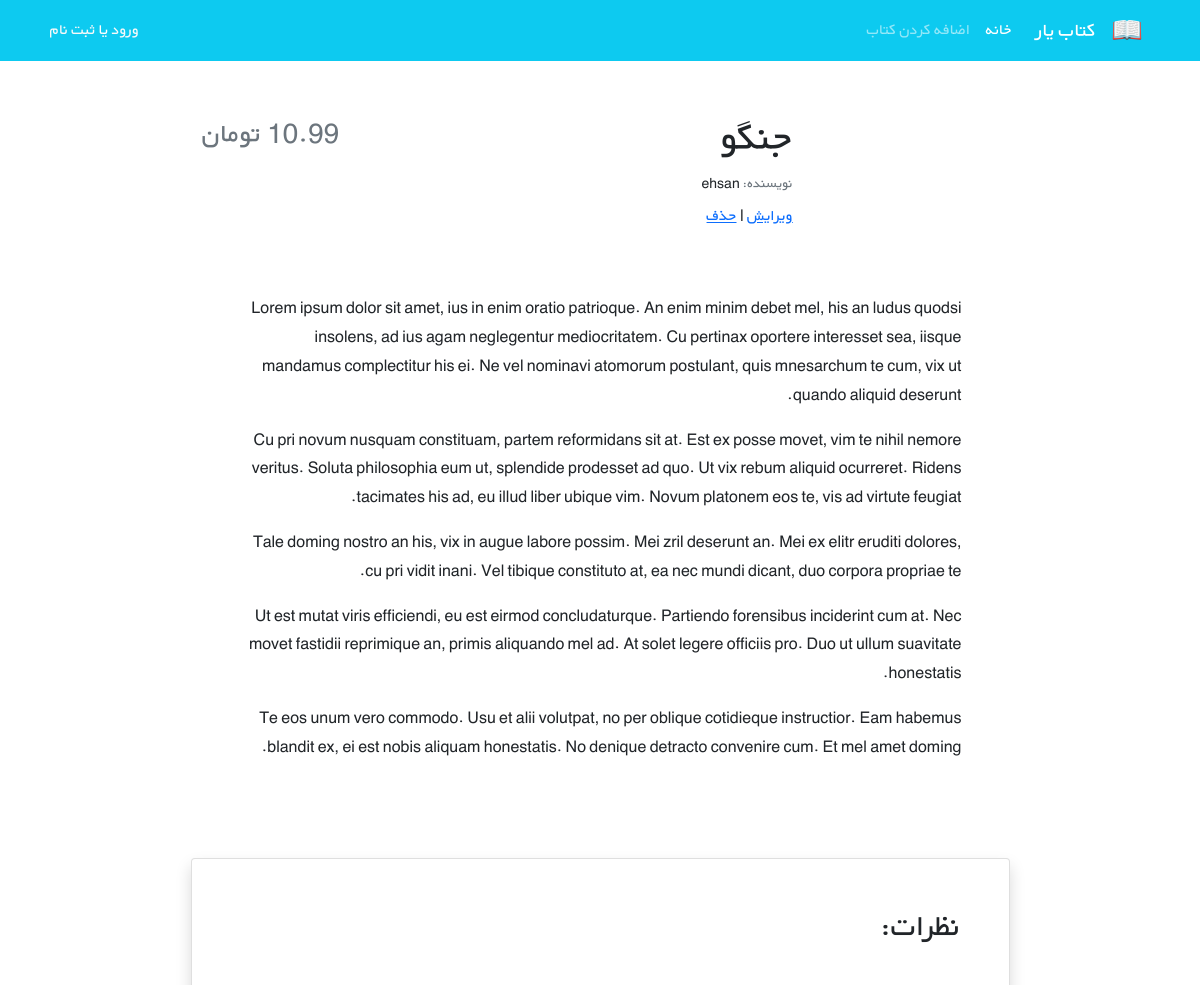
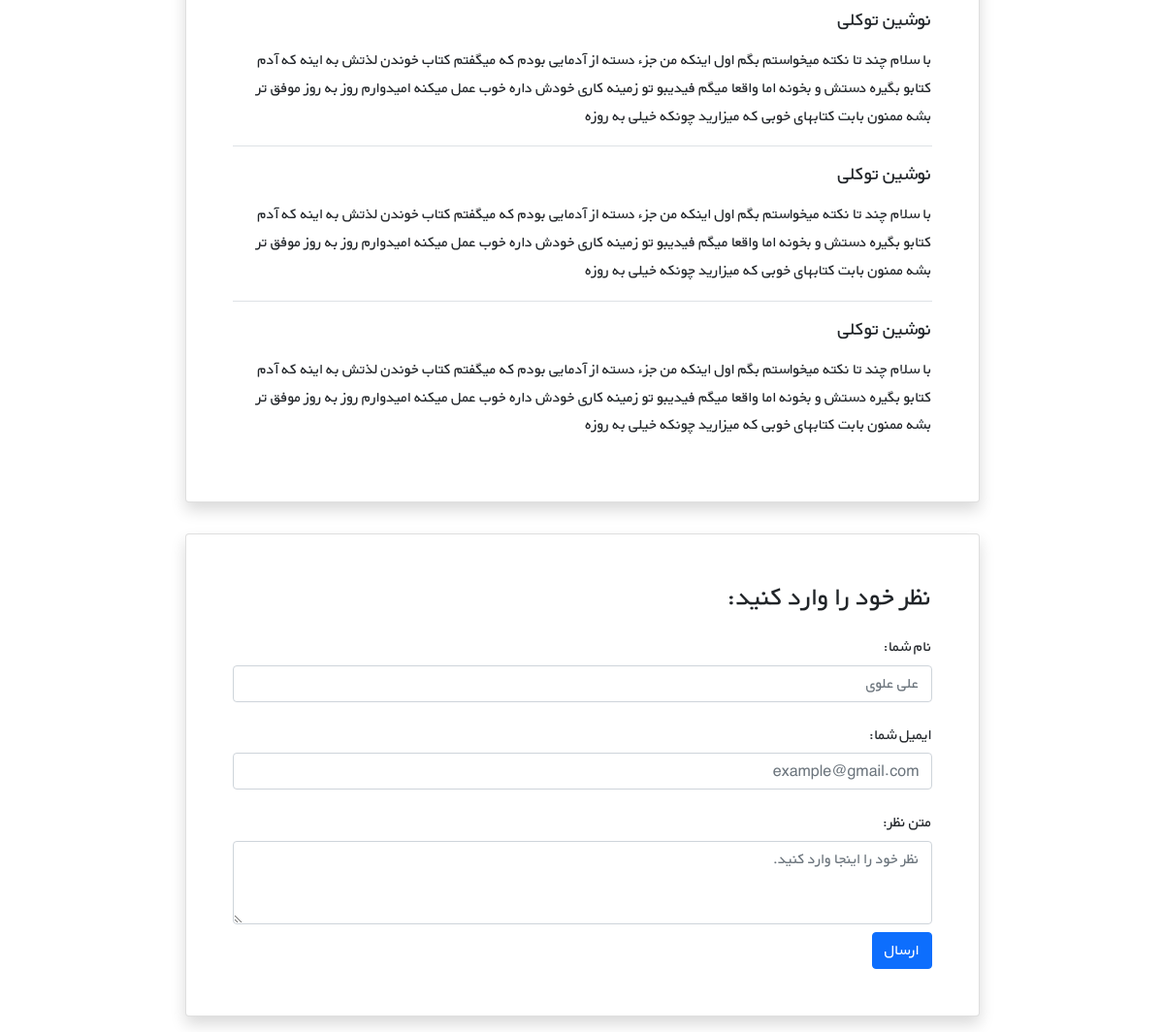
Page /books/1/ on the committed database (2 pictures, top to bottom).
### books/models.py (models this page shows, shortened)
class Book(models.Model):
    title = models.CharField(max_length=200)
    author = models.CharField(max_length=200)
    description = models.TextField()
    price = models.DecimalField(max_digits=5, decimal_places=2)
    cover = models.ImageField(upload_to='covers/', blank=True)

### books/views.py (the view)
# urls.py: path('<int:pk>/', BookDetailView.as_view(), name='BookDetailView'),
class BookDetailView(generic.DetailView):
    model = Book
    template_name = 'books/book_detail.html'

### books/templates/books/book_detail.html (shortened to what this page needs)
{% extends '_base.html' %}
{% block content %}
    <div class="container mt-5" dir="rtl">
        <div class="">
            <div class="">
                <div class="d-flex justify-content-center">
                    <div class="row w-sm-75 w-100">
                        <div class="col-xs-12 col-md-3 d-flex justify-content-center">
                        </div>
                        <div class="col-xs-12 col-md-6 text-center text-md-end mt-md-1 mt-4">
                            <h1>{{ book.title }}</h1>
                            <h5 class="small my-1"><span class="text-muted">نویسنده: </span>{{ book.author }}</h5>
                            <a href="{% url 'BookUpdateView' book.id %}">ویرایش</a>
                            <span> | </span>
                            <a href="{% url 'BookDeleteView' book.id %}">حذف</a>
                        </div>
                        <div class="col-xs-12 col-md-3 d-flex flex-column">
                            <h3 class="align-self-center pt-2 text-muted align-self-md-end">
                                {{ book.price }} تومان
                            </h3>
                        </div>
                    </div>
                </div>
                <div class="d-flex justify-content-center">
                    <div class="my-3 p-5 w-sm-75 w-100">
                        {{ book.description | linebreaks }}
                    </div>
                </div>
                <div class="d-flex justify-content-center">
                    <div class="card shadow my-3 p-5 w-sm-75 w-100">
                        <h2 class="mb-5">نظرات:</h2>
                        <div class="border-bottom mb-3">
                            <h5 class="mb-3">نوشین توکلی</h5>
                            <p>با سلام چند تا نکته میخواستم بگم اول اینکه من جزء دسته از آدمایی بودم که میگفتم کتاب
                                خوندن لذتش
                                به اینه که آدم کتابو بگیره دستش و بخونه اما واقعا میگم فیدیبو تو زمینه کاری خودش داره
                                خوب عمل
                                میکنه امیدوارم روز به روز موفق تر بشه ممنون بابت کتابهای خوبی که میزارید چونکه خیلی به
                                روزه</p>
                        </div>
                        <div class="border-bottom mb-3">
                            <h5 class="mb-3">نوشین توکلی</h5>
                            <p>با سلام چند تا نکته میخواستم بگم اول اینکه من جزء دسته از آدمایی بودم که میگفتم کتاب
                                خوندن لذتش
                                به اینه که آدم کتابو بگیره دستش و بخونه اما واقعا میگم فیدیبو تو زمینه کاری خودش داره
                                خوب عمل
                                میکنه امیدوارم روز به روز موفق تر بشه ممنون بابت کتابهای خوبی که میزارید چونکه خیلی به
                                روزه</p>
                        </div>
                        <div>
                            <h5 class="mb-3">نوشین توکلی</h5>
                            <p>با سلام چند تا نکته میخواستم بگم اول اینکه من جزء دسته از آدمایی بودم که میگفتم کتاب
                                خوندن لذتش
                                به اینه که آدم کتابو بگیره دستش و بخونه اما واقعا میگم فیدیبو تو زمینه کاری خودش داره
                                خوب عمل
                                میکنه امیدوارم روز به روز موفق تر بشه ممنون بابت کتابهای خوبی که میزارید چونکه خیلی به
                                روزه</p>
                        </div>
                    </div>
                </div>
                <div class="d-flex justify-content-center">
                    <div class="card shadow my-3 p-5 w-sm-75 w-100">
                        <h3>نظر خود را وارد کنید:</h3>
                        <form method="POST">
                            <div class="form-group py-2">
                                <label class="py-1" for="author_name">نام شما:</label>
                                <input type="text" class="form-control" placeholder="علی علوی" name="author_name">
                            </div>
                            <div class="form-group py-2">
                                <label class="py-1" for="email">ایمیل شما:</label>
                                <input type="email" class="form-control" placeholder="example@gmail.com" name="email">
                            </div>
                            <div class="form-group py-2">
                                <label class="py-1" for="comment_text">متن نظر:</label>
                                <textarea class="form-control" name="text" rows="3"
                                          placeholder="نظر خود را اینجا وارد کنید."></textarea>
                            </div>
                            <button type="submit" class="btn btn-primary">ارسال</button>
                        </form>
                    </div>
                </div>
            </div>
        </div>
    </div>
{% endblock content %}

### static/css/style.css (style rules this page uses)
* { font-family: 'BYekan', sans-serif; line-height: 1.8rem; }
@media (min-width: 576px) { .w-sm-75 { width: 75%!important; } }

### rows in the picture
Book: title "جنگو", author "ehsan", description "Lorem ipsum dolor sit amet, ius in enim oratio patrioque. An enim minim debet mel, his an ludus quodsi insolens, ad ius agam neglegentur mediocritatem. Cu pertinax oportere interesset sea, iisque mandamus complectitur his ei. Ne vel nominavi atomorum postulant, quis mnesarchum te cum, vix ut quando aliquid deserunt. Cu pri novum nusquam constituam, partem reformidans sit at. Est ex posse movet, vim te nihil nemore veritus. Soluta philosophia eum ut, splendide prodesset ad quo. Ut vix rebum aliquid ocurreret. Ridens tacimates his ad, eu illud liber ubique vim. Novum platonem eos te, vis ad virtute feugiat. Tale doming nostro an his, vix in augue labore possim. Mei zril deserunt an. Mei ex…"
